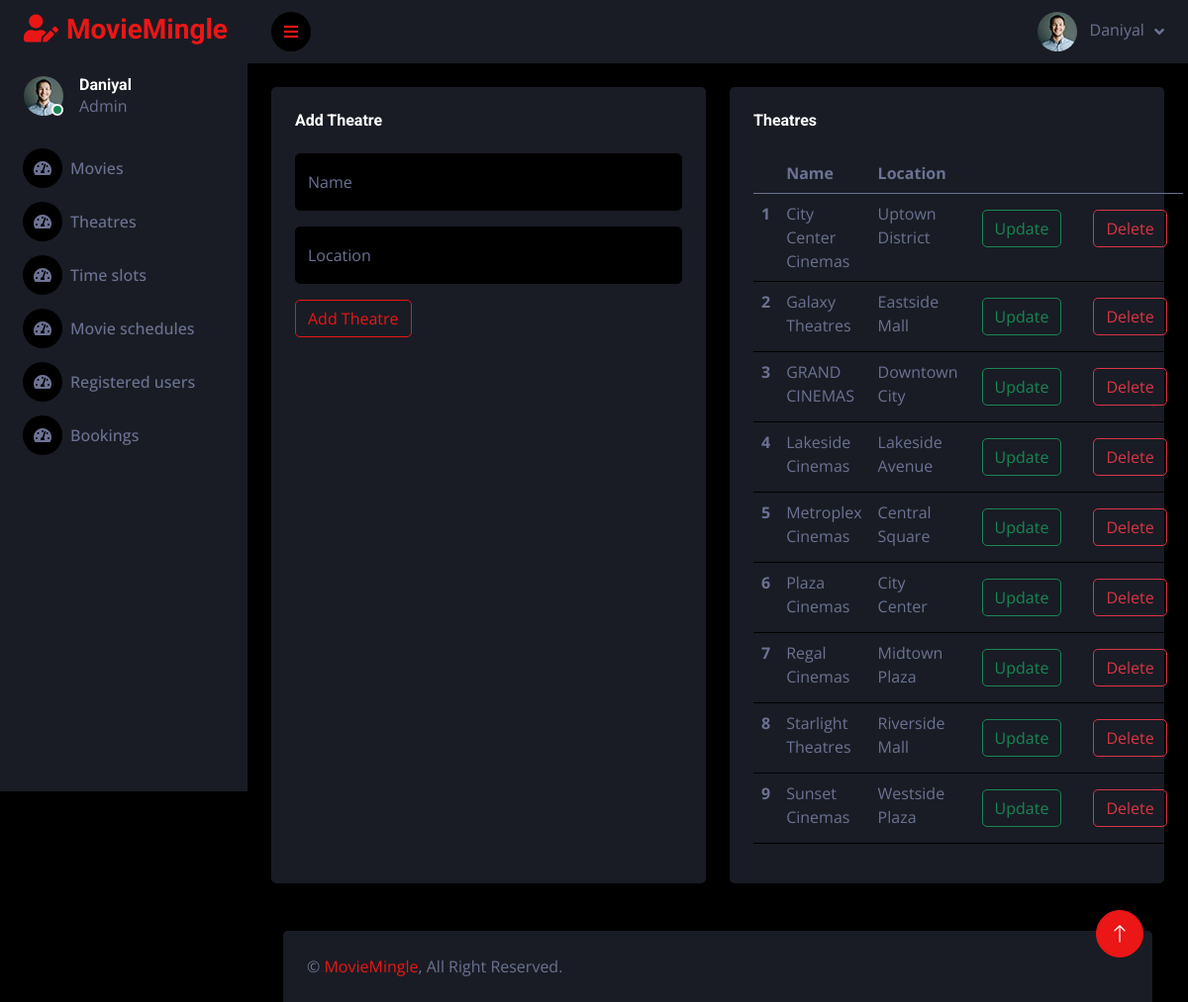
Page /adminpanel/theatre.php (signed in) on the committed database.
### tables this page shows
CREATE TABLE `theatres` (
  `id` int(11) NOT NULL,
  `name` varchar(100) NOT NULL,
  `location` varchar(1000) NOT NULL,
  `picture` longtext NOT NULL
);

### adminpanel/theatre.php (the view, shortened to what this page needs)
<?php
include("header.php");
if (isset($_SESSION['user_id'])) {
?>
<div class="container-fluid pt-4 px-4">
                <div class="row g-4">
                <div class="col-sm-12 col-xl-6">
                        <div class="bg-secondary rounded h-100 p-4">
                            <h6 class="mb-4">Add Theatre</h6>
                            <form method="post" action="" >
                            <div class="form-floating mb-3">
                                <input name="name" type="text" class="form-control" id="floatingInput"
                                    placeholder="name@example.com">
                                <label for="floatingInput">Name</label>
                            </div>
                            <div class="form-floating mb-3">
                                <input name="location" type="text" class="form-control" id="floatingInput"
                                    placeholder="name@example.com">
                                <label for="floatingInput">Location</label>
                            </div>
                            <div class="m-n2">
                                <button name="add" type="submit" class="btn btn-outline-primary m-2">Add Theatre</button></div>
                        </div>
                    </div>
                    <div class="col-sm-12 col-xl-6">
                        <div class="bg-secondary rounded h-100 p-4">
                            <h6 class="mb-4">Theatres</h6>
                            <table class="table">
                                <thead>
                                    <tr>
                                        <th></th>
                                        <th scope="col">Name</th>
                                        <th scope="col">Location</th>
                                        <th></th>
                                        <th></th>
                                    </tr>
                                </thead>
                                <tbody>
                                <?php
                    $query = "SELECT * FROM `theatres` ORDER BY name";
                    $result = mysqli_query($con, $query);
                    if ($result) {
                        $rowNumber = 1;
                        while ($row = mysqli_fetch_assoc($result)) {?>
                                    <tr>
                                    <th scope="row"><?php echo $rowNumber; ?></th>
                                        <td><?php echo $row['name']; ?></td>
                                        <td><?php echo $row['location']; ?></td>
                                        <td><a href="edit theatre.php?id=<?php echo $row['id'] ?>" type="button" class="btn btn-outline-success m-2">Update</a></td>
                                        <td><a href="theatre.php?id=<?php echo $row['id'] ?>" type="button" class="btn btn-outline-danger m-2">Delete</a></td>
                                    </tr>
                                    <?php
                                    $rowNumber++;
                        }
                    } else {
                        echo "<tr><td colspan='4'>Error fetching data</td></tr>";
                    }?>
                                </tbody>
                            </table>
                        </div>
                    </div>
<?php
}
include("footer.php");
?>

### adminpanel/css/style.css (style rules this page uses)
:root { --primary: #EB1616; --secondary: #191C24; --light: #6C7293; --dark: #000000; }
.btn { transition: .5s; }

### rows in the picture
theatres: name "City Center Cinemas", location "Uptown District"
theatres: name "Galaxy Theatres", location "Eastside Mall"
theatres: name "GRAND CINEMAS", location "Downtown City"
theatres: name "Lakeside Cinemas", location "Lakeside Avenue"
theatres: name "Metroplex Cinemas", location "Central Square"
theatres: name "Plaza Cinemas", location "City Center"
theatres: name "Regal Cinemas", location "Midtown Plaza"
theatres: name "Starlight Theatres", location "Riverside Mall"
theatres: name "Sunset Cinemas", location "Westside Plaza"

### other values in the picture
$username "Daniyal"
